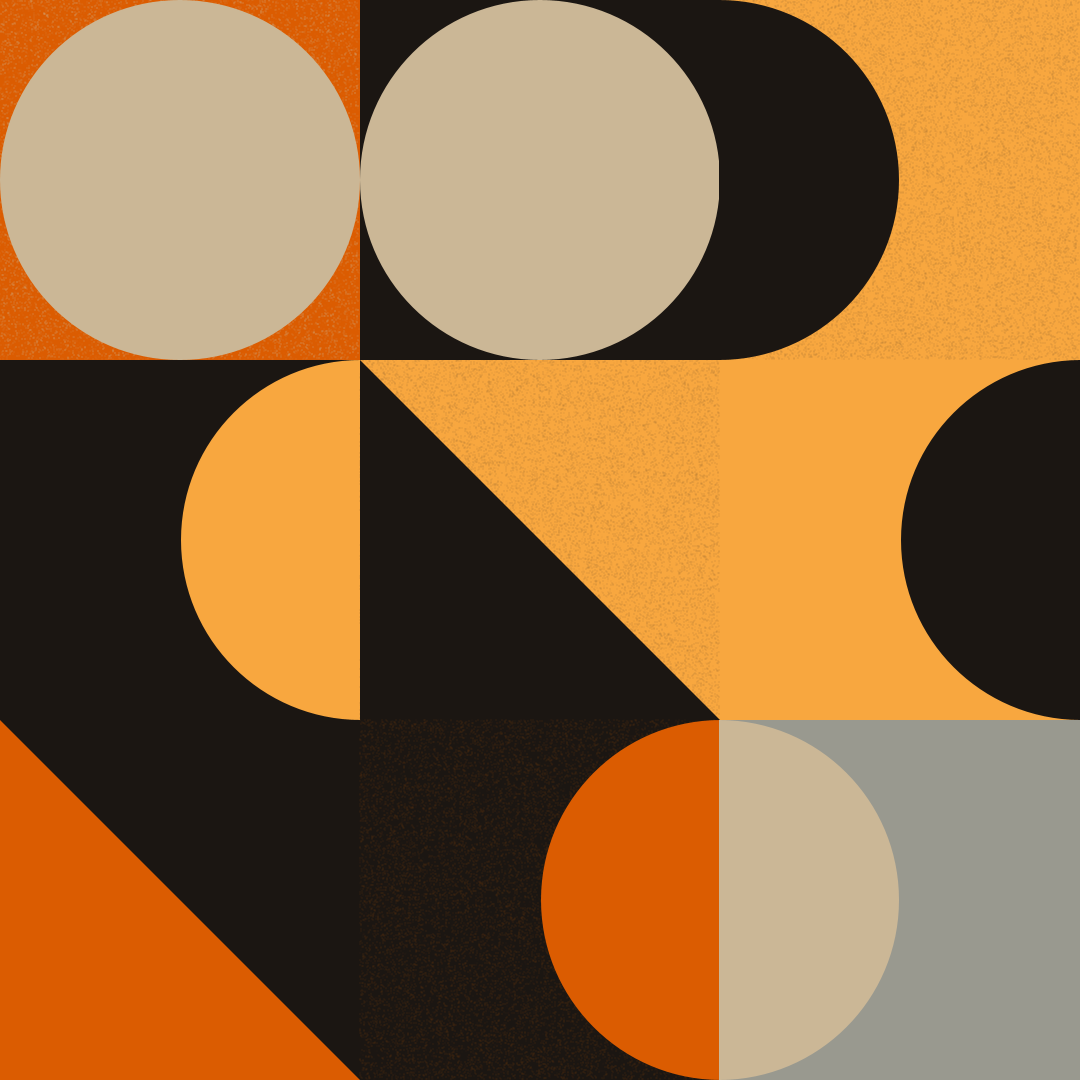
Frame 1 (no input)
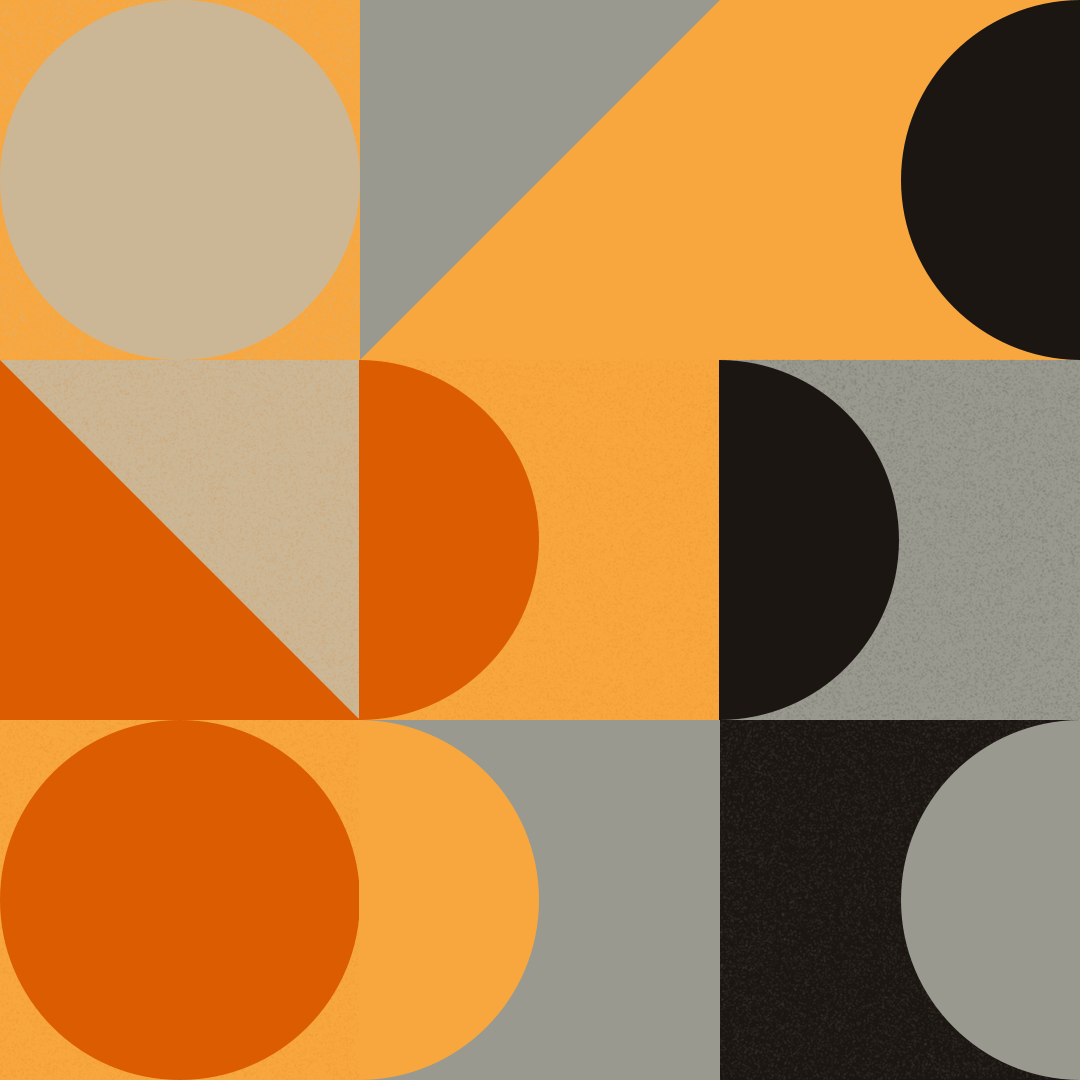
Frame 2 (the mouse pressed at the canvas centre, redrawn once)

The Processing sketch that drew these frames (run headless with seeded random() and noise(); the mouse was pressed at the canvas centre and the sketch redrawn once):

// Processing sketch: sketch_210609b
// ── sketch_210609b.pde
import java.util.UUID;

int cols = 3;
int rows = 3;
int screenshotCount=1;
String screenshotSet = UUID.randomUUID().toString();
// https://colorpalettes.net/color-palette-4269/
color c1 = #99998f;
color c2 = #cbb796;
color c3 = #f8a73f;
color c4 = #db5c01;
color c5 = #1b1612;
color[] colors  = {c1, c2, c3, c4, c5};
int gH, gW;

void setup() {
  size(1080,1080);
  gH = height/rows;
  gW = width/cols;
}

// function to find if given point
// lies inside a given rectangle or not.
static boolean FindPointInRectangle(int x1, int y1, int x2, int y2, int x, int y, boolean includeEdge) {

  if(includeEdge && x >= x1 && x <= x2 && y >= y1 && y <= y2) {
    return true;
  }

  if (x > x1 && x < x2 && y > y1 && y < y2) {
    return true;
  }

  return false;
}

void texturizeCell(int w, int h, int x1, int y1, int x2, int y2, color c) {


  fill(red(c), green(c), blue(c), 75);

  for (int x=x1; x < x1+w; x++) {
    for (int y=y1; y < y1+h; y++) {
      if(FindPointInRectangle(x1, y1, x2, y2, x, y, true)) {
          float s = random(2);
          //print(" ");
          //print("Size" + s);
          if (int(random(colors.length)) == int(colors.length/2)) {
            if ((x==x1 || y==y2) && s >= 1) {
                circle(x, y, 1);
                //print(" ");
                //print("caught on left");
            } else if ((x>=w-1 || y>=h-1) && s >= 1) {
                circle(x, y, 1);
                //print(" ");
                //print("caught on right ");
            } else {
                circle(x, y, s);
            }
        }
      }
    }
  }
}

void cell(int r, int c, color bgC, color shapeC) {

  int topLeftX = gW*r;
  int topLeftY = gH*c;

  int topRightX = gW*(r+1);
  int topRightY = gH*c;

  int bottomRightX = gW*(r+1);
  int bottomRightY = gH*(c+1);

  int bottomLeftX = gW*r;
  int bottomLeftY = gH*(c+1);

  noStroke();
  fill(bgC);
  // create background
  beginShape();
  // top left
  vertex(topLeftX,topLeftY);
  //top right
  vertex(topRightX,topRightY);
  // bottom right
  vertex(bottomRightX ,bottomRightY);
  // bottom left
  vertex(bottomLeftX,bottomLeftY);
  endShape();
  // create overlay shape
  fill(shapeC);

  int doTexture = int(random(2));
  if (doTexture == 1) {
  // texturize background
    texturizeCell(gW, gH, topLeftX, topLeftY, bottomRightX, bottomRightY, shapeC);
  }

  fill(shapeC);
  noStroke();
  // which overlay to use
  int sT = int(random(3));

  // half circle
  if (sT == 0) {
      int a = int(random(2));
      if(a == 1) {
        //print("LEFT!");
        // left
        arc(gW*r-1, gH*c+gH/2, gW, gH, radians(-90), radians(90));
      } else {
        //print("RIGHT!");
        // right
        arc(gW*r+gW+1, gH*c+gH/2, gW, gH, radians(90), radians(270));
      }
  }

  // full circle
  if (sT == 1) {
    ellipse(gW*r+gW/2, gH*c+gH/2, gW, gH);
  }
  // triangle
  if (sT == 2) {
      int t = int(random(2));
      beginShape();
      if(t == 1) {

        //right
        vertex(topLeftX,topLeftY);
        vertex(topRightX,topRightY);
        vertex(bottomLeftX,bottomLeftY);
      } else {

        // left
        vertex(topLeftX,topLeftY);
        vertex(bottomRightX,bottomRightY);
        vertex(bottomLeftX,bottomLeftY);
      }
      endShape();
  }

}

void draw() {
  background(0);
  noLoop();
  noStroke();
  for(int c=0; c < cols; c++) {
    for(int r=0; r < rows; r++) {
        // bg color
        int cI = int(random(colors.length));
        // shape color
        int scI = int(random(colors.length));
        // make sure the shape and the background color don't match
        while(scI == cI) {
          scI = int(random(colors.length));
        }
        cell(r, c, colors[cI], colors[scI]);
    }
  }
  save("result-"+nf(height)+"-"+nf(width)+"-"+nf(rows)+"-"+nf(cols)+"-"+screenshotSet+"-"+nf(screenshotCount,4)+".png");
  screenshotCount++;
}

void keyPressed() {
  if(keyCode == 10) {
    redraw();
  }
}
